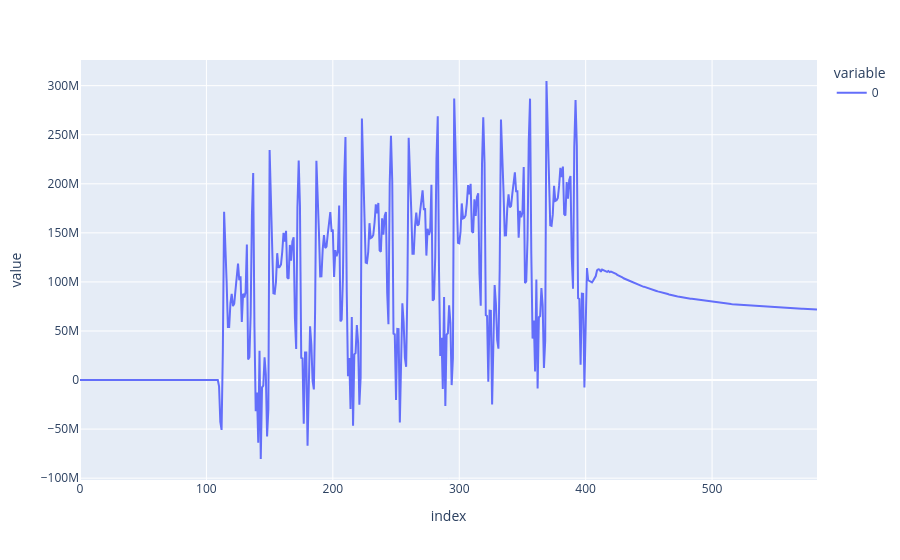

The notebook cell saved with this chart:
### Code cell
# px.line(storage_diff)

### Figure 1 — Plotly figure (JSON) as saved in the notebook; plotly's stock layout.template omitted (floating-point values rounded to 4 significant figures; data arrays with more than 128 entries replaced by an {"elided": "..."} marker saying what was removed)
{"data": [{"hovertemplate": "variable=0<br>index=%{x}<br>value=%{y}<extra></extra>", "legendgroup": "0", "line": {"color": "#636efa", "dash": "solid"}, "marker": {"symbol": "circle"}, "mode": "lines", "name": "0", "orientation": "v", "showlegend": true, "type": "scatter", "x": {"elided": "584 int values"}, "xaxis": "x", "y": {"elided": "584 float values"}, "yaxis": "y"}], "layout": {"legend": {"title": {"text": "variable"}, "tracegroupgap": 0}, "margin": {"t": 60}, "xaxis": {"anchor": "y", "domain": [0, 1], "title": {"text": "index"}}, "yaxis": {"anchor": "x", "domain": [0, 1], "title": {"text": "value"}}}}
